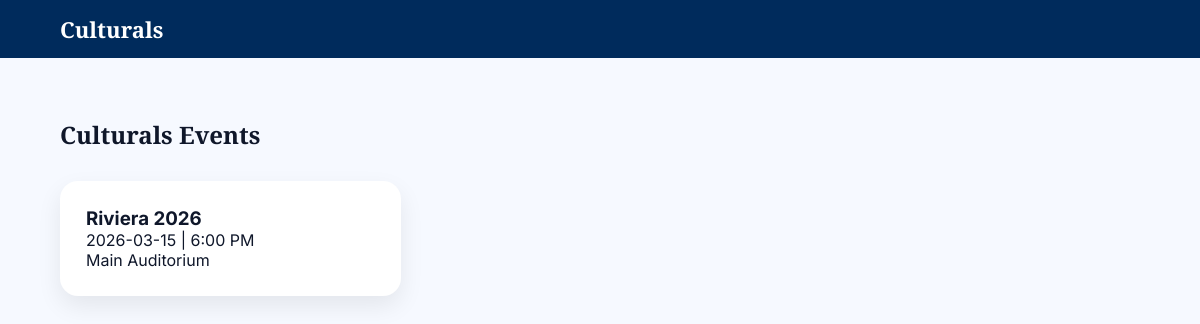
Page /category/Culturals on the earlier database version.
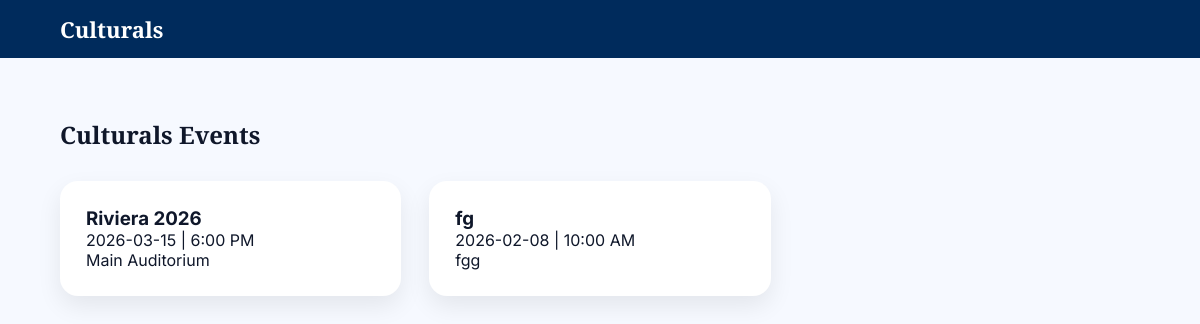
Same page on the later database version.
### tables this page shows
CREATE TABLE events (
    id INTEGER PRIMARY KEY AUTOINCREMENT,
    title TEXT,
    category TEXT,
    date TEXT,
    time TEXT,
    venue TEXT,
    description TEXT,
    poster TEXT
);

### app.py (the view)
@app.route('/category/<category_name>')
def category_page(category_name):
    category_map = {
        "Culturals": "Cultural",
        "Technical Events": "Technical",
        "Workshops": "Workshop",
        "Value Added Courses": "Value-Added Course",
        "Sports": "Sports"
    }
    db_category = category_map.get(category_name, category_name)
    conn = sqlite3.connect("campuspulse.db")
    cursor = conn.cursor()
    cursor.execute("SELECT * FROM events WHERE category = ?", (db_category,))
    rows = cursor.fetchall()
    conn.close()
    events = []
    for row in rows:
        events.append({
            "id": row[0],
            "title": row[1],
            "category": row[2],
            "date": row[3],
            "time": row[4],
            "venue": row[5],
            "description": row[6],
            "poster": row[7]
        })
    return render_template("category.html", events=events, category=category_name)

### templates/category.html (shortened to what this page needs)
<!DOCTYPE html>
<html>
<head>
    <link rel="stylesheet" href="{{ url_for('static', filename='css/home.css') }}">
</head>
<body>
<header class="navbar">
    <div class="nav-left">
        <h1>{{ category }}</h1>
    </div>
</header>
<section class="featured">
    <h2>{{ category }} Events</h2>
    <div class="cards">
        {% for event in events %}
        <div class="card event-card"
             onclick="showEventDetails(
                '{{ event.title }}',
                '{{ event.category }}',
                '{{ event.date }}',
                '{{ event.time }}',
                '{{ event.venue }}',
                '{{ event.description }}',
                '{{ url_for('static', filename='images/' + event.poster) }}'
             )">
            <h3>{{ event.title }}</h3>
            <p>{{ event.date }} | {{ event.time }}</p>
            <p>{{ event.venue }}</p>
        </div>
        {% endfor %}
    </div>
</section>
</body>
</html>

Differences in the rows shown:
added events: title "fg", date "2026-02-08", time "10:00 AM", venue "fgg"
